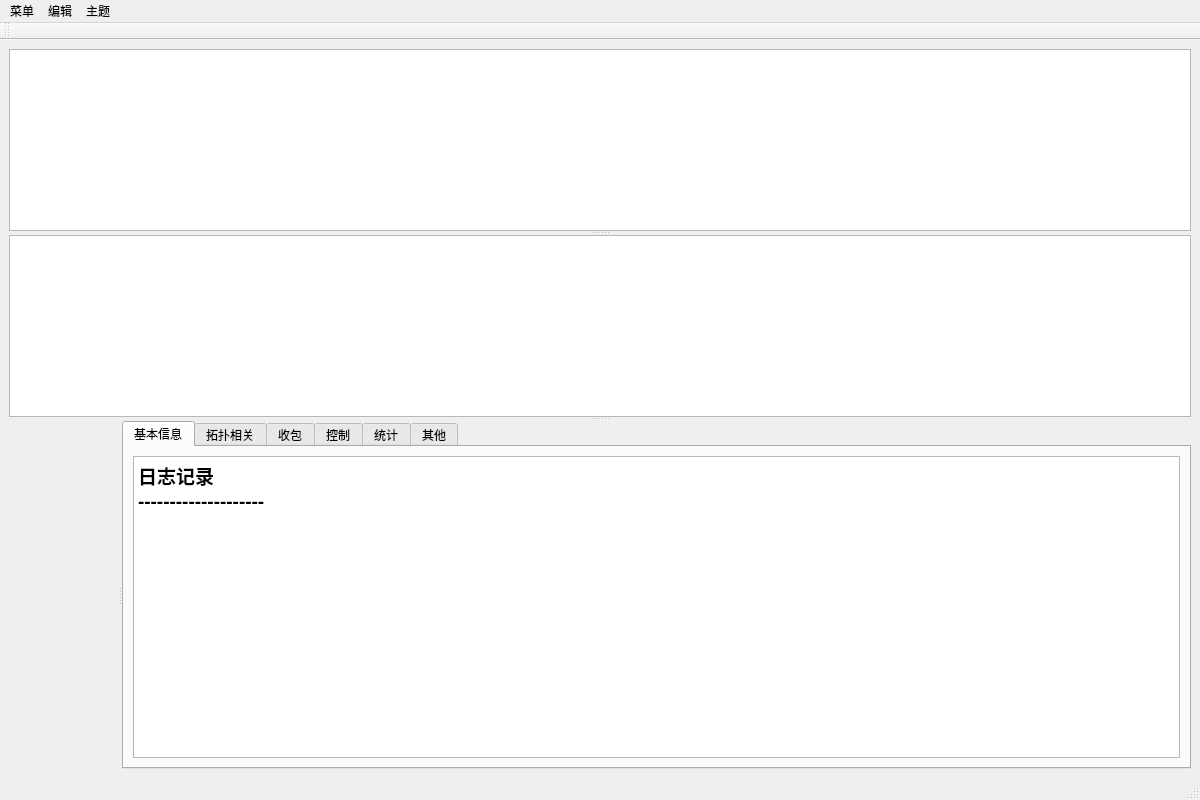
<?xml version="1.0" encoding="UTF-8"?>
<ui version="4.0">
 <class>MainWindow</class>
 <widget class="QMainWindow" name="MainWindow">
  <property name="geometry">
   <rect>
    <x>0</x>
    <y>0</y>
    <width>1200</width>
    <height>800</height>
   </rect>
  </property>
  <property name="windowTitle">
   <string>CoLoRagent</string>
  </property>
  <property name="windowIcon">
   <iconset theme=":/icon/color">
    <normaloff>.</normaloff>.</iconset>
  </property>
  <widget class="QWidget" name="centralwidget">
   <layout class="QGridLayout" name="gridLayout_3">
    <item row="0" column="0">
     <widget class="QSplitter" name="splitter_horizon">
      <property name="orientation">
       <enum>Qt::Vertical</enum>
      </property>
      <widget class="MyTableView" name="tableView">
       <property name="contextMenuPolicy">
        <enum>Qt::ActionsContextMenu</enum>
       </property>
      </widget>
      <widget class="MyListView" name="listView">
       <property name="contextMenuPolicy">
        <enum>Qt::ActionsContextMenu</enum>
       </property>
      </widget>
      <widget class="QSplitter" name="splitter_vertical">
       <property name="orientation">
        <enum>Qt::Horizontal</enum>
       </property>
       <widget class="GraphicWindow" name="graphics_global" native="true"/>
       <widget class="QTabWidget" name="tabWidget">
        <property name="currentIndex">
         <number>0</number>
        </property>
        <widget class="QWidget" name="baseTab">
         <attribute name="title">
          <string>基本信息</string>
         </attribute>
         <layout class="QGridLayout" name="gridLayout_6">
          <item row="0" column="0">
           <widget class="QTextEdit" name="textEdit">
            <property name="font">
             <font>
              <pointsize>14</pointsize>
             </font>
            </property>
            <property name="html">
             <string>&lt;!DOCTYPE HTML PUBLIC &quot;-//W3C//DTD HTML 4.0//EN&quot; &quot;http://www.w3.org/TR/REC-html40/strict.dtd&quot;&gt;
&lt;html&gt;&lt;head&gt;&lt;meta name=&quot;qrichtext&quot; content=&quot;1&quot; /&gt;&lt;style type=&quot;text/css&quot;&gt;
p, li { white-space: pre-wrap; }
&lt;/style&gt;&lt;/head&gt;&lt;body style=&quot; font-family:'SimSun'; font-size:14pt; font-weight:400; font-style:normal;&quot;&gt;
&lt;p style=&quot; margin-top:0px; margin-bottom:0px; margin-left:0px; margin-right:0px; -qt-block-indent:0; text-indent:0px;&quot;&gt;&lt;span style=&quot; font-weight:600;&quot;&gt;日志记录&lt;/span&gt;&lt;/p&gt;
&lt;p style=&quot; margin-top:0px; margin-bottom:0px; margin-left:0px; margin-right:0px; -qt-block-indent:0; text-indent:0px;&quot;&gt;&lt;span style=&quot; font-weight:600;&quot;&gt;--------------------&lt;/span&gt;&lt;/p&gt;
&lt;p style=&quot;-qt-paragraph-type:empty; margin-top:0px; margin-bottom:0px; margin-left:0px; margin-right:0px; -qt-block-indent:0; text-indent:0px; font-weight:600;&quot;&gt;&lt;br /&gt;&lt;/p&gt;&lt;/body&gt;&lt;/html&gt;</string>
            </property>
           </widget>
          </item>
         </layout>
        </widget>
        <widget class="QWidget" name="TopoTab">
         <attribute name="title">
          <string>拓扑相关</string>
         </attribute>
         <layout class="QFormLayout" name="formLayout">
          <item row="0" column="0">
           <widget class="QPushButton" name="scaling">
            <property name="text">
             <string>放大</string>
            </property>
            <property name="checkable">
             <bool>true</bool>
            </property>
           </widget>
          </item>
          <item row="0" column="1">
           <spacer name="horizontalSpacer">
            <property name="orientation">
             <enum>Qt::Horizontal</enum>
            </property>
            <property name="sizeHint" stdset="0">
             <size>
              <width>872</width>
              <height>20</height>
             </size>
            </property>
           </spacer>
          </item>
          <item row="1" column="0">
           <widget class="QPushButton" name="chooseRouter">
            <property name="text">
             <string>选择接入点</string>
            </property>
           </widget>
          </item>
          <item row="1" column="1">
           <widget class="QLineEdit" name="routerAndAS">
            <property name="readOnly">
             <bool>true</bool>
            </property>
           </widget>
          </item>
          <item row="2" column="0">
           <widget class="QPushButton" name="addNode">
            <property name="text">
             <string>添加节点</string>
            </property>
           </widget>
          </item>
          <item row="3" column="0">
           <widget class="QPushButton" name="addLine">
            <property name="text">
             <string>添加连线</string>
            </property>
            <property name="checkable">
             <bool>false</bool>
            </property>
           </widget>
          </item>
          <item row="3" column="1">
           <widget class="QComboBox" name="lineType">
            <item>
             <property name="text">
              <string>实线</string>
             </property>
            </item>
            <item>
             <property name="text">
              <string>虚线</string>
             </property>
            </item>
           </widget>
          </item>
          <item row="4" column="0">
           <widget class="QLabel" name="itemname_label">
            <property name="text">
             <string>节点名称</string>
            </property>
           </widget>
          </item>
          <item row="4" column="1">
           <widget class="QLineEdit" name="itemname">
            <property name="readOnly">
             <bool>true</bool>
            </property>
           </widget>
          </item>
          <item row="5" column="0">
           <widget class="QLabel" name="itemnid_label">
            <property name="text">
             <string>节点NID</string>
            </property>
           </widget>
          </item>
          <item row="5" column="1">
           <widget class="QLineEdit" name="itemnid">
            <property name="readOnly">
             <bool>true</bool>
            </property>
           </widget>
          </item>
          <item row="2" column="1">
           <spacer name="horizontalSpacer_2">
            <property name="orientation">
             <enum>Qt::Horizontal</enum>
            </property>
            <property name="sizeHint" stdset="0">
             <size>
              <width>40</width>
              <height>20</height>
             </size>
            </property>
           </spacer>
          </item>
          <item row="6" column="0">
           <widget class="QLabel" name="itemas_label">
            <property name="text">
             <string>节点所属AS</string>
            </property>
           </widget>
          </item>
          <item row="6" column="1">
           <widget class="QLineEdit" name="itemas">
            <property name="readOnly">
             <bool>true</bool>
            </property>
           </widget>
          </item>
         </layout>
        </widget>
        <widget class="QWidget" name="receiveTab">
         <attribute name="title">
          <string>收包</string>
         </attribute>
         <layout class="QGridLayout" name="gridLayout">
          <item row="0" column="0">
           <widget class="QTreeWidget" name="dataPktReceive">
            <property name="minimumSize">
             <size>
              <width>300</width>
              <height>300</height>
             </size>
            </property>
            <column>
             <property name="text">
              <string notr="true">1</string>
             </property>
            </column>
           </widget>
          </item>
         </layout>
        </widget>
        <widget class="QWidget" name="controlTab">
         <attribute name="title">
          <string>控制</string>
         </attribute>
         <layout class="QGridLayout" name="gridLayout_4">
          <item row="0" column="0">
           <widget class="QPushButton" name="pushButton">
            <property name="text">
             <string>指定通告路径</string>
            </property>
           </widget>
          </item>
          <item row="0" column="1">
           <widget class="QComboBox" name="comboBox"/>
          </item>
          <item row="0" column="2">
           <widget class="QTextEdit" name="ANNpaths"/>
          </item>
         </layout>
        </widget>
        <widget class="QWidget" name="metricsTab">
         <attribute name="title">
          <string>统计</string>
         </attribute>
         <layout class="QGridLayout" name="gridLayout_5">
          <item row="0" column="0">
           <widget class="QTextEdit" name="metrics"/>
          </item>
         </layout>
        </widget>
        <widget class="QWidget" name="otherTab">
         <attribute name="title">
          <string>其他</string>
         </attribute>
         <layout class="QGridLayout" name="gridLayout_2">
          <item row="0" column="0">
           <widget class="QLabel" name="todo">
            <property name="text">
             <string>TODO</string>
            </property>
           </widget>
          </item>
         </layout>
        </widget>
       </widget>
      </widget>
     </widget>
    </item>
   </layout>
  </widget>
  <widget class="QMenuBar" name="menubar">
   <property name="geometry">
    <rect>
     <x>0</x>
     <y>0</y>
     <width>1200</width>
     <height>23</height>
    </rect>
   </property>
   <widget class="QMenu" name="menu">
    <property name="title">
     <string>菜单</string>
    </property>
    <addaction name="action_import"/>
    <addaction name="action_swi"/>
    <addaction name="action_reset"/>
    <addaction name="action_hub"/>
   </widget>
   <widget class="QMenu" name="menu_2">
    <property name="title">
     <string>编辑</string>
    </property>
    <addaction name="action_add"/>
    <addaction name="action_reg"/>
    <addaction name="action_undoReg"/>
    <addaction name="action_dow"/>
    <addaction name="action_del"/>
    <addaction name="action_openDir"/>
   </widget>
   <widget class="QMenu" name="menu_3">
    <property name="title">
     <string>主题</string>
    </property>
    <addaction name="actionWindows"/>
    <addaction name="actionwindowsvista"/>
    <addaction name="actionFusion"/>
    <addaction name="actionQdarkstyle"/>
   </widget>
   <addaction name="menu"/>
   <addaction name="menu_2"/>
   <addaction name="menu_3"/>
  </widget>
  <widget class="QStatusBar" name="statusbar"/>
  <widget class="QToolBar" name="toolBar">
   <property name="minimumSize">
    <size>
     <width>16</width>
     <height>16</height>
    </size>
   </property>
   <property name="windowTitle">
    <string>toolBar</string>
   </property>
   <attribute name="toolBarArea">
    <enum>TopToolBarArea</enum>
   </attribute>
   <attribute name="toolBarBreak">
    <bool>false</bool>
   </attribute>
  </widget>
  <action name="action_reg">
   <property name="text">
    <string>通告</string>
   </property>
  </action>
  <action name="action_undoReg">
   <property name="text">
    <string>取消通告</string>
   </property>
  </action>
  <action name="action_dow">
   <property name="text">
    <string>下载</string>
   </property>
  </action>
  <action name="action_del">
   <property name="text">
    <string>删除</string>
   </property>
  </action>
  <action name="action_hub">
   <property name="text">
    <string>仓库目录</string>
   </property>
  </action>
  <action name="action_add">
   <property name="text">
    <string>添加</string>
   </property>
  </action>
  <action name="action_import">
   <property name="text">
    <string>导入数据</string>
   </property>
  </action>
  <action name="action_openDir">
   <property name="text">
    <string>打开文件夹</string>
   </property>
  </action>
  <action name="action_swi">
   <property name="text">
    <string>切换视图</string>
   </property>
  </action>
  <action name="action_reset">
   <property name="text">
    <string>还原视图</string>
   </property>
  </action>
  <action name="actionWindows">
   <property name="text">
    <string>Windows</string>
   </property>
  </action>
  <action name="actionFusion">
   <property name="text">
    <string>Fusion</string>
   </property>
  </action>
  <action name="actionQdarkstyle">
   <property name="text">
    <string>Qdarkstyle</string>
   </property>
  </action>
  <action name="actionwindowsvista">
   <property name="text">
    <string>WindowsVista</string>
   </property>
  </action>
 </widget>
 <customwidgets>
  <customwidget>
   <class>MyTableView</class>
   <extends>QTableView</extends>
   <header>serviceTable</header>
  </customwidget>
  <customwidget>
   <class>MyListView</class>
   <extends>QListView</extends>
   <header>serviceList</header>
  </customwidget>
  <customwidget>
   <class>GraphicWindow</class>
   <extends>QWidget</extends>
   <header location="global">GraphicWindow</header>
   <container>1</container>
  </customwidget>
 </customwidgets>
 <resources>
  <include location="../Icon/resource.qrc"/>
 </resources>
 <connections/>
</ui>
